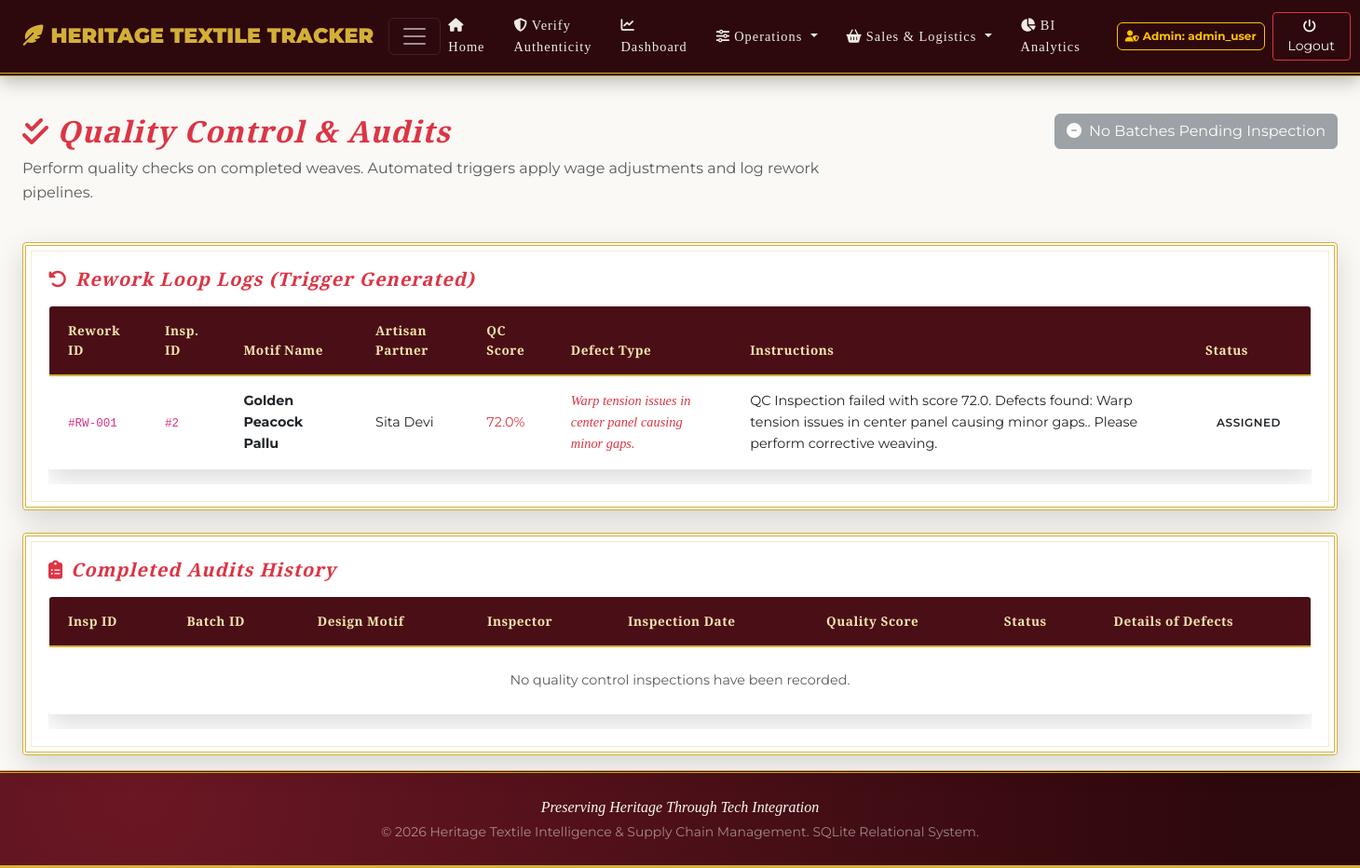
The app's page /qc (signed in) with its own data.
### tables this page shows
CREATE TABLE rework_logs (
    rework_id INTEGER PRIMARY KEY AUTOINCREMENT,
    inspection_id INTEGER NOT NULL,
    defect_type TEXT NOT NULL,
    rework_instructions TEXT,
    assigned_artisan_id INTEGER NOT NULL,
    status TEXT NOT NULL DEFAULT 'Assigned' CHECK (status IN ('Assigned', 'In Progress', 'Completed', 'Failed')),
    completion_date TEXT, -- Format: YYYY-MM-DD
    FOREIGN KEY (inspection_id) REFERENCES inspections (inspection_id) ON DELETE CASCADE,
    FOREIGN KEY (assigned_artisan_id) REFERENCES artisans (artisan_id)
);

CREATE TABLE designs (
    design_id INTEGER PRIMARY KEY AUTOINCREMENT,
    design_name TEXT UNIQUE NOT NULL,
    regional_origin TEXT NOT NULL,
    complexity_multiplier REAL NOT NULL DEFAULT 1.0 CHECK (complexity_multiplier >= 1.0 AND complexity_multiplier <= 3.0),
    estimated_production_days INTEGER NOT NULL CHECK (estimated_production_days > 0),
    cultural_significance TEXT,
    eco_score INTEGER NOT NULL CHECK (eco_score >= 1 AND eco_score <= 100),
    created_at TEXT NOT NULL DEFAULT (STRFTIME('%Y-%m-%d', 'now'))
);

CREATE TABLE inspections (
    inspection_id INTEGER PRIMARY KEY AUTOINCREMENT,
    batch_id INTEGER NOT NULL,
    inspector_id INTEGER NOT NULL,
    inspection_date TEXT NOT NULL, -- Format: YYYY-MM-DD
    quality_score REAL NOT NULL CHECK (quality_score >= 0.0 AND quality_score <= 100.0),
    status TEXT NOT NULL CHECK (status IN ('Passed', 'Failed', 'Rework Required')),
    defects_found TEXT,
    FOREIGN KEY (batch_id) REFERENCES production_batches (batch_id),
    FOREIGN KEY (inspector_id) REFERENCES users (user_id)
);

### app.py (the view, shortened to what this page needs)
@app.route("/qc", methods=["GET", "POST"])
def qc():
    if not is_logged_in():
        return redirect(url_for("login"))
    conn = get_db_connection()
    inspections_list = conn.execute("""
        SELECT i.*, d.design_name, b.quantity_meters, u.full_name as inspector_name
        FROM inspections i
        JOIN production_batches b ON i.batch_id = b.batch_id
        JOIN designs d ON b.design_id = d.design_id
        JOIN users u ON i.inspector_id = u.user_id
        ORDER BY i.inspection_id DESC
    """).fetchall()
    rework_list = conn.execute("""
        SELECT r.*, a.first_name || ' ' || a.last_name as artisan_name, i.quality_score, d.design_name
        FROM rework_logs r
        JOIN artisans a ON r.assigned_artisan_id = a.artisan_id
        JOIN inspections i ON r.inspection_id = i.inspection_id
        JOIN production_batches b ON i.batch_id = b.batch_id
        JOIN designs d ON b.design_id = d.design_id
        ORDER BY r.rework_id DESC
    """).fetchall()
    completed_batches_select = conn.execute("""
        SELECT b.batch_id, d.design_name, b.quantity_meters
        FROM production_batches b
        JOIN designs d ON b.design_id = d.design_id
        WHERE b.status = 'Completed' AND b.batch_id NOT IN (SELECT batch_id FROM inspections)
    """).fetchall()
    conn.close()
    return render_template(
        "qc.html",
        inspections_list=inspections_list,
        rework_list=rework_list,
        completed_batches_select=completed_batches_select
    )

### app.py (called while the page is built)
def get_db_connection():
    conn = sqlite3.connect(DB_PATH)
    conn.execute("PRAGMA foreign_keys = ON;")
    conn.row_factory = sqlite3.Row
    return conn

def is_logged_in():
    return "user_id" in session

### templates/qc.html (shortened to what this page needs)
{% extends "base.html" %}
{% block content %}
<div class="row mb-4">
    <div class="col-md-8">
        <h2 class="text-danger font-serif-italic"><i class="fa-solid fa-check-double me-2"></i>Quality Control & Audits</h2>
        <p class="text-muted">Perform quality checks on completed weaves. Automated triggers apply wage adjustments and log rework pipelines.</p>
    </div>
    <div class="col-md-4 text-md-end mt-2 mt-md-0">
        {% if session.get('role') in ['Admin', 'QC Inspector'] %}
            {% if completed_batches_select %}
                <button class="btn btn-maroon" data-bs-toggle="collapse" data-bs-target="#addInspectionForm">
                    <i class="fa-solid fa-file-signature me-2"></i>Log QC Inspection
                </button>
            {% else %}
                <button class="btn btn-secondary" disabled title="No completed batches waiting for inspection">
                    <i class="fa-solid fa-circle-minus me-2"></i>No Batches Pending Inspection
                </button>
            {% endif %}
        {% endif %}
    </div>
</div>
<div class="row g-4">
    <div class="col-12">
        <div class="zari-box bg-white p-4">
            <h5 class="text-danger font-serif-italic mb-3"><i class="fa-solid fa-rotate-left me-2"></i>Rework Loop Logs (Trigger Generated)</h5>
            <div class="table-responsive">
                <table class="table table-hover table-heritage align-middle">
                    <thead>
                        <tr>
                            <th>Rework ID</th>
                            <th>Insp. ID</th>
                            <th>Motif Name</th>
                            <th>Artisan Partner</th>
                            <th>QC Score</th>
                            <th>Defect Type</th>
                            <th>Instructions</th>
                            <th>Status</th>
                        </tr>
                    </thead>
                    <tbody>
                        {% for r in rework_list %}
                            <tr>
                                <td><code>#RW-{{ "%03d"|format(r.rework_id) }}</code></td>
                                <td><code>#{{ r.inspection_id }}</code></td>
                                <td><strong>{{ r.design_name }}</strong></td>
                                <td>{{ r.artisan_name }}</td>
                                <td><span class="text-danger">{{ r.quality_score }}%</span></td>
                                <td><span class="text-danger font-serif-italic">{{ r.defect_type }}</span></td>
                                <td class="small">{{ r.rework_instructions }}</td>
                                <td>
                                    <span class="badge-status badge-status-{{ r.status.lower().replace(' ', '') }}">
                                        {{ r.status }}
                                    </span>
                                </td>
                            </tr>
                        {% else %}
                            <tr>
                                <td colspan="8" class="text-center py-3 text-muted">No active rework cycles. All inspections are passing.</td>
                            </tr>
                        {% endfor %}
                    </tbody>
                </table>
            </div>
        </div>
    </div>
    <div class="col-12">
        <div class="zari-box bg-white p-4">
            <h5 class="text-danger font-serif-italic mb-3"><i class="fa-solid fa-clipboard-list me-2"></i>Completed Audits History</h5>
            <div class="table-responsive">
                <table class="table table-hover table-heritage align-middle">
                    <thead>
                        <tr>
                            <th>Insp ID</th>
                            <th>Batch ID</th>
                            <th>Design Motif</th>
                            <th>Inspector</th>
                            <th>Inspection Date</th>
                            <th>Quality Score</th>
                            <th>Status</th>
                            <th>Details of Defects</th>
                        </tr>
                    </thead>
                    <tbody>
                        {% for i in inspections_list %}
                            <tr>
                                <td><code>#INS-{{ "%04d"|format(i.inspection_id) }}</code></td>
                                <td><code>#{{ i.batch_id }}</code></td>
                                <td><strong>{{ i.design_name }}</strong></td>
                                <td>{{ i.inspector_name }}</td>
                                <td><code>{{ i.inspection_date }}</code></td>
                                <td>
                                    <strong class="{% if i.quality_score >= 90.0 %}text-success{% else %}text-danger{% endif %}">
                                        {{ i.quality_score }}%
                                    </strong>
                                </td>
                                <td>
                                    <span class="badge-status badge-status-{{ i.status.lower().replace(' ', '') }}">
                                        {{ i.status }}
                                    </span>
                                </td>
                                <td class="small">{{ i.defects_found or 'None' }}</td>
                            </tr>
                        {% else %}
                            <tr>
                                <td colspan="8" class="text-center py-4 text-muted">No quality control inspections have been recorded.</td>
                            </tr>
                        {% endfor %}
                    </tbody>
                </table>
            </div>
        </div>
    </div>
</div>
{% endblock %}

### static/css/style.css (style rules this page uses)
:root { --royal-maroon-dark: #2D080C; --royal-maroon: #4A0E17; --royal-maroon-light: #6B1724; --royal-gold: #D4AF37; --royal-gold-light: #F3E5AB; --royal-gold-dark: #996515; --ivory: #FAF9F5; --ivory-dark: #EFECE1; --charcoal: #201311; --bronze: #8C6239; --glass-white: rgba(255, 255, 255, 0.9); --glass-maroon: rgba(74, 14, 23, 0.85); --shadow-premium: 0 10px 30px rgba(0, 0, 0, 0.15); --shadow-gold-glow: 0 0 15px rgba(212, 175, 55, 0.4); --zari-border: 4px double var(--royal-gold); }
body { background-color: var(--ivory); color: var(--charcoal); font-family: 'Montserrat', sans-serif; font-weight: 400; line-height: 1.6; overflow-x: hidden; }
h1, h2, h3, h4, h5, h6, .brand-title { font-family: 'Cinzel', serif; font-weight: 700; letter-spacing: 1px; }
.font-serif-italic { font-family: 'Playfair Display', serif; font-style: italic; }
.bg-heritage-pattern { background-color: var(--ivory); background-image: radial-gradient(var(--royal-gold-light) 0.5px, transparent 0.5px), radial-gradient(var(--royal-gold-light) 0.5px, var(--ivory) 0.5px); background-size: 20px 20px; background-position: 0 0, 10px 10px; }
.zari-box { border: 4px double var(--royal-gold); background-color: var(--glass-white); padding: 20px; border-radius: 4px; box-shadow: var(--shadow-premium); position: relative; overflow: hidden; }
.zari-box::before { content: ''; position: absolute; top: 5px; left: 5px; right: 5px; bottom: 5px; border: 1px solid rgba(212, 175, 55, 0.25); pointer-events: none; }
.table-heritage { background-color: var(--glass-white); border-radius: 4px; overflow: hidden; box-shadow: var(--shadow-premium); border: 1px solid var(--ivory-dark); }
.table-heritage thead th { background-color: var(--royal-maroon); color: var(--royal-gold-light); font-family: 'Cinzel', serif; font-weight: 700; letter-spacing: 0.5px; font-size: 0.85rem; padding: 15px 20px; border: none; border-bottom: 2px solid var(--royal-gold); }
.table-heritage tbody td { padding: 15px 20px; vertical-align: middle; font-size: 0.9rem; border-bottom: 1px solid var(--ivory-dark); }
.table-heritage tbody tr { transition: background-color 0.2s ease; }
.badge-status { font-weight: 600; padding: 5px 12px; border-radius: 20px; font-size: 0.75rem; text-transform: uppercase; letter-spacing: 0.5px; }

### records on screen
rework_logs: rework_id "001", inspection_id "2", design_name "Golden Peacock Pallu", artisan_name "Sita Devi", quality_score "72.0", defect_type "Warp tension issues in center panel causing minor gaps.", rework_instructions "QC Inspection failed with score 72.0. Defects found: Warp tension issues in center panel causing minor gaps.. Please perform corrective weaving.", status "ASSIGNED"

### other values on screen
{{ session.get('role') }} "Admin"
{{ session.get('username') }} "admin_user"
